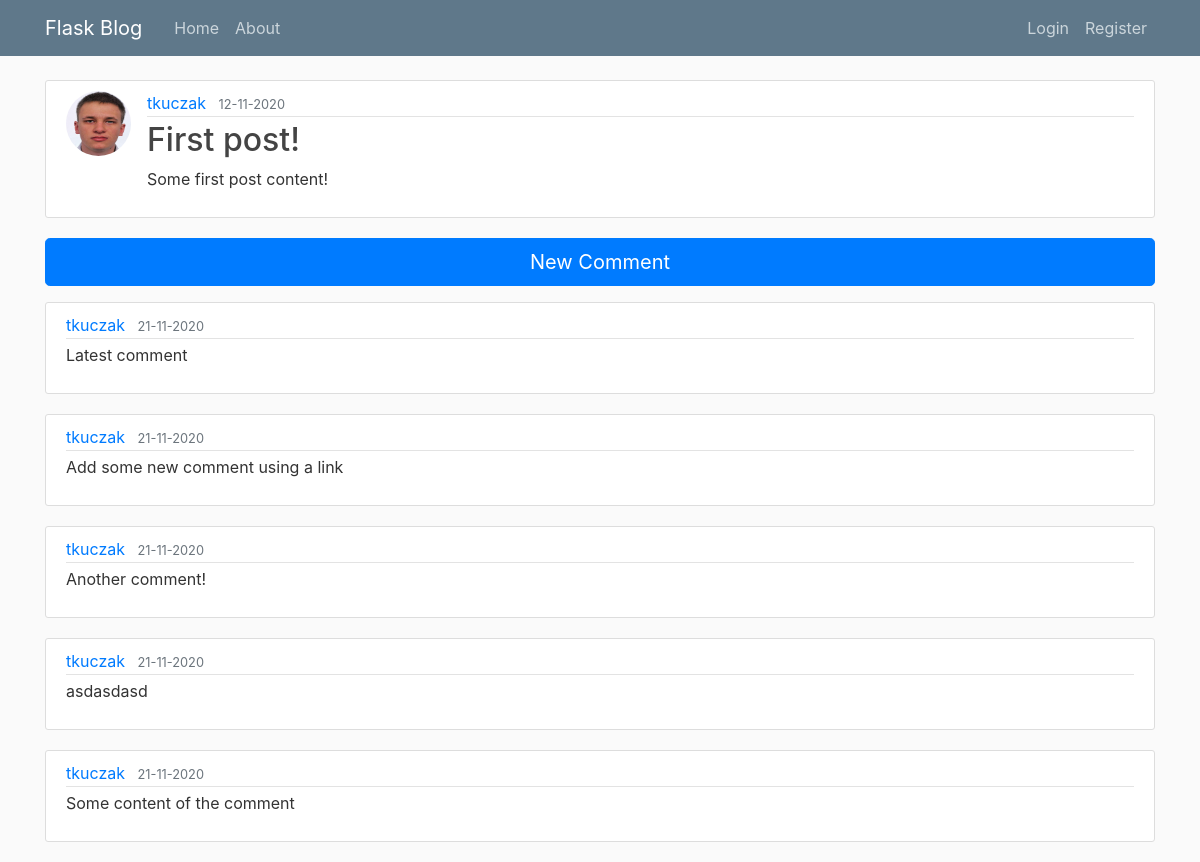
/post/1, run on the app's committed database.
### blog/models.py (models this page shows, shortened)
class User(db.Model, UserMixin):
    id = db.Column(db.Integer(), primary_key=True)
    username = db.Column(db.String(20), unique=True, nullable=False)
    email = db.Column(db.String(128), unique=True, nullable=False)
    image_file = db.Column(db.String(20), nullable=False, default='default.jpg')
    password = db.Column(db.String(60), nullable=False)
    active = db.Column(db.Boolean(), nullable=False, default=0)
    posts = db.relationship('Post', backref='author', lazy=True)
    comments = db.relationship('Comments', backref='author', lazy=True)
    roles = db.relationship('Role', secondary='user_roles',  backref=db.backref('user', lazy=True), lazy='subquery')

class Post(db.Model):
    id = db.Column(db.Integer(), primary_key=True)
    author_id = db.Column(db.Integer(), db.ForeignKey('user.id'), nullable=False)
    title = db.Column(db.String(128),nullable=False)
    content = db.Column(db.Text, nullable=False)
    date_posted = db.Column(db.DateTime, nullable=False, default = datetime.now)
    comments = db.relationship('Comments', backref='post', lazy=True, order_by='Comments.date_posted.desc()')

class Comments(db.Model):
    id = db.Column(db.Integer(), primary_key=True)
    post_id = db.Column(db.Integer(), db.ForeignKey('post.id'), nullable=False)
    author_id = db.Column(db.Integer(), db.ForeignKey('user.id'), nullable=False)
    content = db.Column(db.Text, nullable=False)
    date_posted = db.Column(db.DateTime, nullable=False, default = datetime.now)

### blog/posts/routes.py (the view)
@posts.route("/post/<int:post_id>")
def post(post_id):
    post = Post.query.get_or_404(post_id)
    comments = post.comments
    return render_template('post.html', title=post.title, post=post, comments=comments)

### blog/templates/post.html (shortened to what this page needs)
{% extends "layout.html" %}
{% block content %}
    <article class="media content-section">
        <img class="rounded-circle article-img" src="{{ url_for('static', filename = 'profile_pics/' + post.author.image_file) }}">
        <div class="media-body">
            <div class="article-metadata">
                <a class="mr-2" href="{{ url_for('users.user_posts', username=post.author.username) }}">{{ post.author.username }}</a>
                <small class="text-muted">{{ post.date_posted.strftime('%d-%m-%Y') }}</small>
            </div>
        <h2 class="article-title">{{ post.title }}</h2>
        <p class="article-content">{{ post.content }}</p>
        </div>
    </article>
    <div>
        <a class="btn btn-primary btn-lg btn-block mb-3" href="{{ url_for('posts.new_comment', post_id = post.id) }}">New Comment</a>
    </div>
    {% for comment in comments %}
        <article class="media content-section">
            <div class="media-body">
                <div class="article-metadata">
                    <a class="mr-2" href="{{ url_for('users.user_posts', username=post.author.username) }}">{{ comment.author.username }}</a>
                    <small class="text-muted">{{ comment.date_posted.strftime('%d-%m-%Y') }}</small>
                </div>
            <p class="article-content">{{ comment.content }}</p>
          </div>
        </article>
    {% endfor %}
{% endblock content %}

### blog/static/main.css (style rules this page uses)
body { background: #fafafa; color: #333333; margin-top: 5rem; }
h1, h2, h3, h4, h5, h6 { color: #444444; }
.content-section { background: #ffffff; padding: 10px 20px; border: 1px solid #dddddd; border-radius: 3px; margin-bottom: 20px; }
.article-title { color: #444444; }
.article-content { white-space: pre-line; }
.article-img { height: 65px; width: 65px; margin-right: 16px; }
.article-metadata { padding-bottom: 1px; margin-bottom: 4px; border-bottom: 1px solid #e3e3e3 }

### data on the page
User: image_file (picture), author.username "tkuczak"
Post: date_posted "12-11-2020", title "First post!", content "Some first post content!"
Comments: author.username "tkuczak", date_posted "21-11-2020", content "Latest comment"
Comments: author.username "tkuczak", date_posted "21-11-2020", content "Add some new comment using a link"
Comments: author.username "tkuczak", date_posted "21-11-2020", content "Another comment!"
Comments: author.username "tkuczak", date_posted "21-11-2020", content "asdasdasd"
Comments: author.username "tkuczak", date_posted "21-11-2020", content "Some content of the comment"
